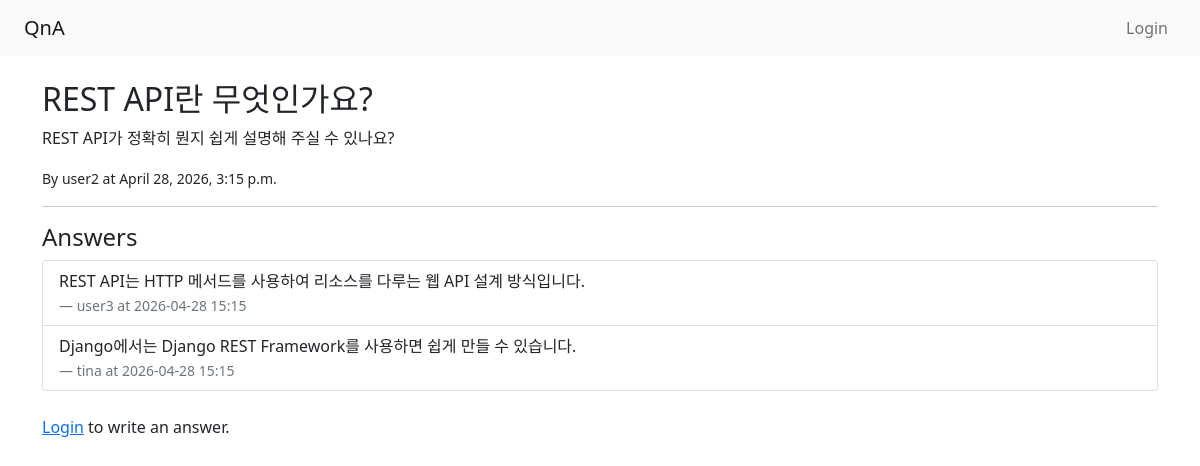
Page /question/10/ on the committed database.
### qa/models.py (models this page shows, shortened)
class Question(models.Model):
    title = models.CharField(("Title"), max_length=200)
    content = models.TextField(("Content"))
    author = models.ForeignKey(User, on_delete=models.CASCADE)
    created_at = models.DateTimeField(auto_now_add=True)

class Answer(models.Model):
    question = models.ForeignKey(Question, on_delete=models.CASCADE, related_name='answers')
    content = models.TextField(("Content"))
    author = models.ForeignKey(User, on_delete=models.CASCADE)
    created_at = models.DateTimeField(("Created At"), auto_now=False, auto_now_add=True)

### qa/views.py (the view, shortened to what this page needs)
# urls.py: path('question/<int:pk>/', views.question_detail, name='question_detail'),
def question_detail(request, pk):
    question = get_object_or_404(Question, pk=pk)
    return render(request, 'qa/question_detail.html', {'question': question})

### qa/templates/qa/question_detail.html
{% extends 'qa/base.html' %}
{% block content %}
<h2>{{ question.title }}</h2>
<p>{{ question.content }}</p>
<p><small>By {{ question.author.username }} at {{ question.created_at }}</small></p>
<hr>
<h4>Answers</h4>
<ul class="list-group mb-4">
    {% for answer in question.answers.all %}
    <li class="list-group-item">
        {{ answer.content }}<br>
        <small class="text-muted">— {{ answer.author.username }} at {{ answer.created_at|date:"Y-m-d H:i" }}</small>
    </li>
    {% empty %}
    <li class="list-group-item">No answers yet.</li>
    {% endfor %}
</ul>
{% if user.is_authenticated %}
<h5>Write an Answer</h5>
<form method="post">
    {% csrf_token %}
    <div class="mb-3">
        <textarea name="content" class="form-control" rows="4"
                  placeholder="Write your answer here..."></textarea>
    </div>
    <button type="submit" class="btn btn-success">Submit Answer</button>
</form>
{% else %}
<p><a href="{% url 'login' %}">Login</a> to write an answer.</p>
{% endif %}
{% endblock %}

### rows in the picture
Question: title "REST API란 무엇인가요?", content "REST API가 정확히 뭔지 쉽게 설명해 주실 수 있나요?", author.username "user2", created_at "April 28, 2026, 3:15 p.m."
Answer: content "REST API는 HTTP 메서드를 사용하여 리소스를 다루는 웹 API 설계 방식입니다.", author.username "user3", created_at "2026-04-28 15:15"
Answer: content "Django에서는 Django REST Framework를 사용하면 쉽게 만들 수 있습니다.", author.username "tina", created_at "2026-04-28 15:15"
